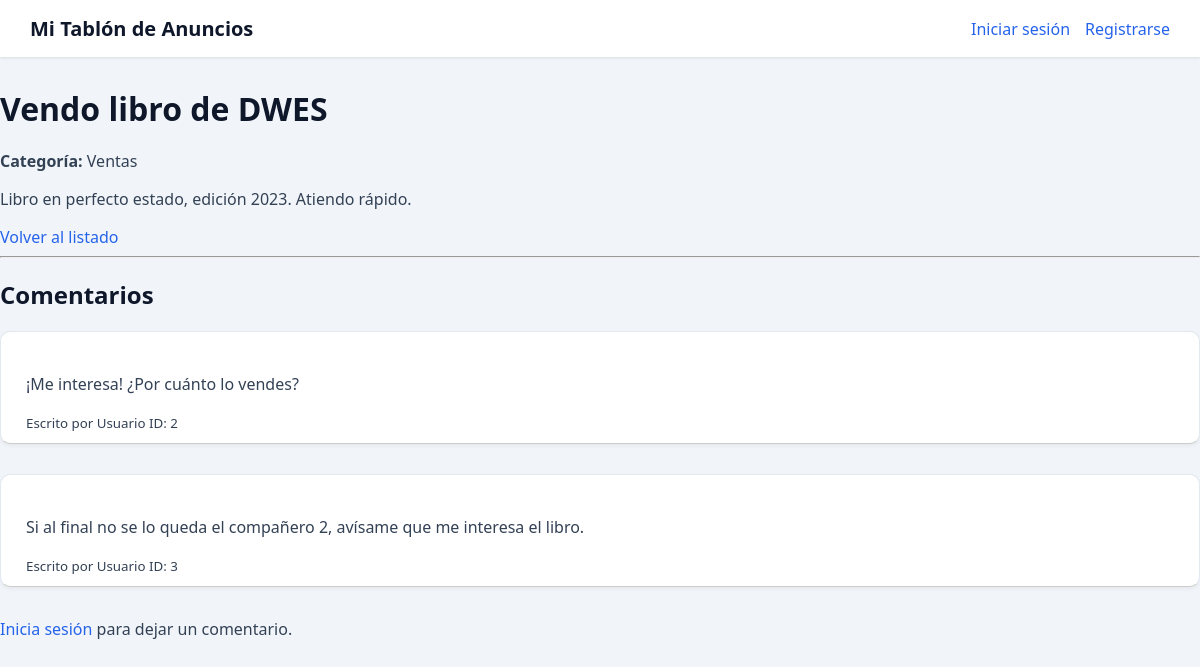
The page /show?id=1 on the database its author committed.
### tables this page shows
CREATE TABLE posts (
    id INT AUTO_INCREMENT PRIMARY KEY,
    user_id INT NOT NULL,
    title VARCHAR(150) NOT NULL,
    body TEXT NOT NULL,
    category VARCHAR(50) NOT NULL,
    created_at TIMESTAMP DEFAULT CURRENT_TIMESTAMP,
    FOREIGN KEY (user_id) REFERENCES users(id) ON DELETE CASCADE
);

CREATE TABLE comments (
    id INT AUTO_INCREMENT PRIMARY KEY,
    post_id INT NOT NULL,
    user_id INT NOT NULL,
    body TEXT NOT NULL,
    created_at TIMESTAMP DEFAULT CURRENT_TIMESTAMP,
    FOREIGN KEY (post_id) REFERENCES posts(id) ON DELETE CASCADE,
    FOREIGN KEY (user_id) REFERENCES users(id) ON DELETE CASCADE
);

### src/Controllers/PostController.php (called while the page is built, shortened)
<?php
class PostController
{
    public function show(): void
    {
        $id = (int)($_GET['id'] ?? 0);
        $postModel = new Post($this->db, 'posts');
        $post = $postModel->getById($id);
        $commentModel = new Comment($this->db, 'comments');
        $comments = $commentModel->getByPostId($id);
        require __DIR__ . '/../Views/post-detail.php';
    }
}

### src/Core/Database.php (called while the page is built, shortened)
<?php
class Database
{
	private static ?PDO $connection = null;
	public function __construct()
	{
		if (self::$connection === null) {
			$config = require dirname(__DIR__, 2) . '/config.php';
			$database = $config['db'];
			self::$connection = new PDO(
				"mysql:host={$database['host']};dbname={$database['dbname']};charset={$database['charset']}",
				$database['user'],
				$database['pass'],
				[
					PDO::ATTR_ERRMODE => PDO::ERRMODE_EXCEPTION,
					PDO::ATTR_DEFAULT_FETCH_MODE => PDO::FETCH_ASSOC,
				]
			);
		}
	}
	public function query(string $sql, array $params = []): PDOStatement
	{
		$statement = self::$connection->prepare($sql);
		$statement->execute($params);
		return $statement;
	}
	public function fetchAll(string $sql, array $params = []): ?array
	{
		$rows = $this->query($sql, $params)->fetchAll(PDO::FETCH_ASSOC);
		return $rows === [] ? null : $rows;
	}
	public function fetchOne(string $sql, array $params = []): ?array
	{
		$row = $this->query($sql, $params)->fetch(PDO::FETCH_ASSOC);
		return $row === false ? null : $row;
	}
}

### src/Models/BaseModel.php (called while the page is built, shortened)
<?php
abstract class BaseModel
{
	public function getById(int $id): ?array
	{
		return $this->db->fetchOne("SELECT * FROM $this->nombreTabla WHERE id = :id", ['id' => $id]);
	}
}

### src/Models/Comment.php (called while the page is built, shortened)
<?php
class Comment extends BaseModel
{
    public function getByPostId(int $postId): array
    {
        return $this->db->fetchAll(
            "SELECT * FROM {$this->nombreTabla} WHERE post_id = :post_id ORDER BY created_at ASC",
            ['post_id' => $postId]
        )?: [];
    }
}

### src/Views/post-detail.php (the view)
<?php require __DIR__ . '/header.php'; ?>
<?php $post = $post ?? ['title' => '', 'category' => '', 'body' => '']; ?>
<h1><?php echo htmlspecialchars($post['title'], ENT_QUOTES, 'UTF-8'); ?></h1>
<p><strong>Categoría:</strong> <?php echo htmlspecialchars($post['category'], ENT_QUOTES, 'UTF-8'); ?></p>
<div class="contenido-post">
    <p><?php echo nl2br(htmlspecialchars($post['body'], ENT_QUOTES, 'UTF-8')); ?></p>
</div>
<a href="/">Volver al listado</a>
<hr>
<h2>Comentarios</h2>
<?php if (empty($comments)): ?>
    <p>No hay comentarios todavía. ¡Sé el primero!</p>
<?php else: ?>
    <ul>
        <?php foreach ($comments as $comment): ?>
            <li style="margin-bottom: 15px; border-bottom: 1px solid #ccc; padding-bottom: 10px;">
                <p><?php echo nl2br(htmlspecialchars($comment['body'], ENT_QUOTES, 'UTF-8')); ?></p>
                <small>
                    Escrito por Usuario ID: <?php echo htmlspecialchars((string)$comment['user_id'], ENT_QUOTES, 'UTF-8'); ?>
                </small>
            </li>
        <?php endforeach; ?>
    </ul>
<?php endif; ?>
<?php if (isset($_SESSION['user_id'])): ?>
    <h3>Añadir un comentario</h3>
    <form action="/comment/store" method="POST">
        <input type="hidden" name="csrf_token" value="<?php echo $_SESSION['csrf_token']; ?>">
        <input type="hidden" name="post_id" value="<?php echo $post['id']; ?>">
        <div>
            <textarea name="body" rows="3" required placeholder="Escribe tu comentario aquí..."></textarea>
        </div>
        <button type="submit">Enviar comentario</button>
    </form>
<?php else: ?>
    <p><a href="/login">Inicia sesión</a> para dejar un comentario.</p>
<?php endif; ?>

### src/Views/header.php (style rules this page uses)
body { font-family: system-ui, -apple-system, 'Segoe UI', Roboto, sans-serif; margin: 0; padding: 0; background-color: #f1f5f9; color: #334155; }
h1, h2, h3 { color: #0f172a; margin-bottom: 20px; }
a { text-decoration: none; color: #2563eb; font-weight: 500; transition: color 0.2s ease; }
ul { list-style: none; padding: 0; display: flex; flex-direction: column; gap: 15px; }
li { background: #ffffff; padding: 25px; border-radius: 10px; box-shadow: 0 2px 4px rgba(0,0,0,0.05); border: 1px solid #e2e8f0; transition: transform 0.2s ease, box-shadow 0.2s ease; }

### rows shown on the page
posts: title "Vendo libro de DWES", category "Ventas", body "Libro en perfecto estado, edición 2023. Atiendo rápido."
comments: body "¡Me interesa! ¿Por cuánto lo vendes?", user "2"
comments: body "Si al final no se lo queda el compañero 2, avísame que me interesa el libro.", user "3"
